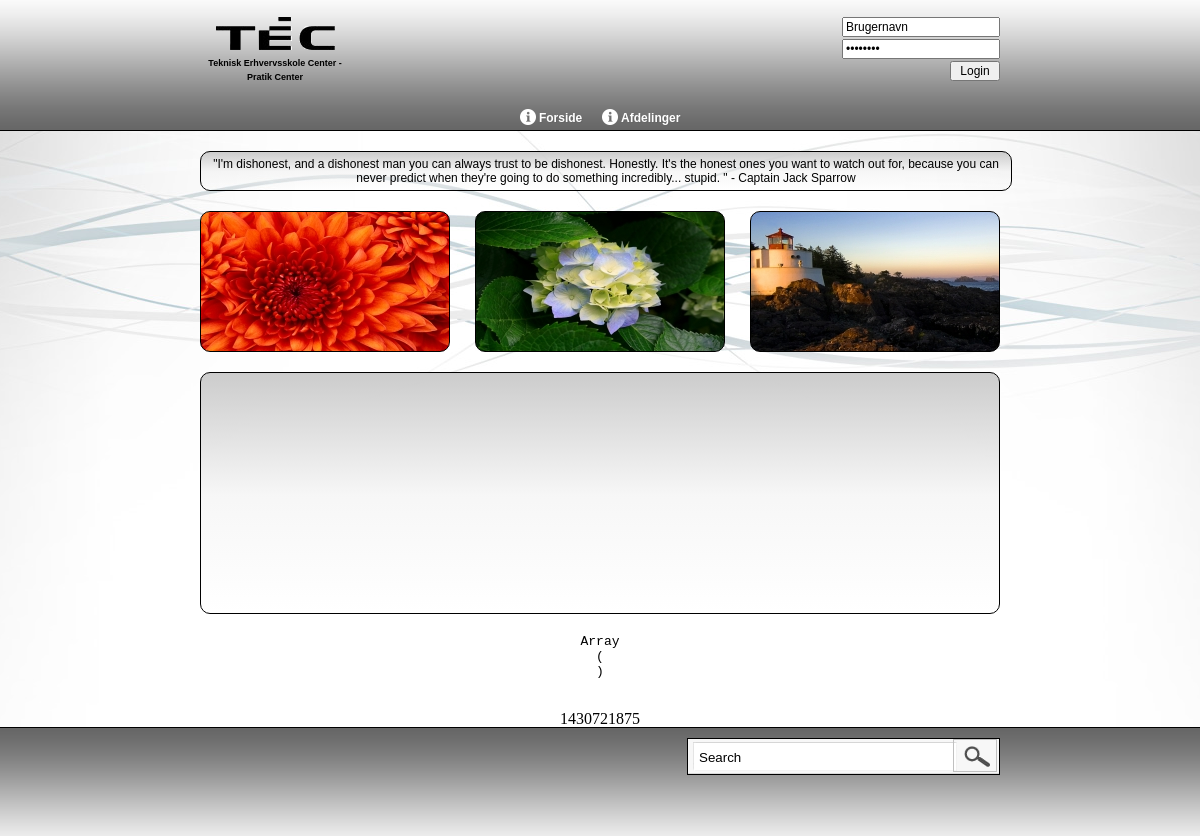
The app's page /Site/index.php?page=test sub&subpage=kage with its own data.
### tables this page shows
CREATE TABLE IF NOT EXISTS `main_menu_cat` (
  `id` int(11) NOT NULL,
  `menu_cat_name` varchar(255) NOT NULL,
  `sort_nr` int(11) NOT NULL,
  `icon` text
);

CREATE TABLE IF NOT EXISTS `quotes` (
  `id` int(11) NOT NULL,
  `quote` varchar(255) NOT NULL,
  `date` int(2) NOT NULL
);

CREATE TABLE IF NOT EXISTS `images` (
  `image_id` int(11) NOT NULL,
  `image_navn` varchar(255) NOT NULL,
  `image_small` text NOT NULL,
  `image_big` text NOT NULL,
  `image_date` int(11) NOT NULL,
  `fk_album_id` int(11) NOT NULL
);

### Site/include/navbox.php (the view, shortened to what this page needs)
<nav>
    <ul>
        <?php
            $nav_sql="SELECT * FROM main_menu_cat" ;
            $nav_result= mysqli_query($db_conn, $nav_sql) or die (mysqli_error($db_conn));
            while ($nav_row= mysqli_fetch_assoc($nav_result))
            {
                $nav_cat_id=$nav_row['id'];
                if($nav_row['icon']==NULL)
                {
                    $nav_image='<img src="img/icons/003w.png" />';
                }
                else
                {
                    $nav_image="<img src='".$nav_row['icon']."' />";
                } ?>
                <li>
                    <?php echo $nav_image.' '; echo $nav_row['menu_cat_name']; ?>
                    <?php
                    $sub_nav_sql = "select * from main_menu_subcat Where fk_menu_cat_id = '$nav_cat_id'";
                    $sub_nav_resut = mysqli_query($db_conn, $sub_nav_sql) or die (mysql_error());
                    while($page_row = mysqli_fetch_assoc($sub_nav_resut))
                    {
                        $sub_cat_id=$page_row['id'];
                        if($page_row['icon']==NULL)
                        {
                            $nav_image='<img src="img/icons/003w.png" />';
                        }
                        else
                        {
                            $nav_image="<img src='".$page_row['icon']."' />";
                        } ?>
                                <?php
                                $sub_nav_sql = "select * from main_menu_subsubcat Where fk_menu_subcat_id = '$sub_cat_id'";
                                $sub_nav_resut = mysqli_query($db_conn, $sub_nav_sql) or die (mysql_error());
                                {?>
                        <?php   }
                    }?>
                </li>
<?php       }?>
    </ul>
</nav>

### Site/include/random_quote.php (shortened to what this page needs)
<div style="max-width:790px;">
<?php
	$month_day = date('j');
	$sql = "SELECT * FROM quotes WHERE date != '0'";
		$result = mysqli_query($db_conn,$sql) or die (mysqli_error($db_conn));
		$row = mysqli_fetch_assoc($result);
		$rows = mysqli_num_rows($result);
		$quote_date = $row['date'];
	if ($rows == '0')
	{
		$sql = "SELECT * FROM quotes ORDER BY RAND() LIMIT 1";
			$result = mysqli_query($db_conn,$sql) or die (mysqli_error($db_conn));
			$row = mysqli_fetch_assoc($result);
			$quote_id = $row['id'];
		echo $row['quote'];
		$sql = "UPDATE quotes SET date = '$month_day' WHERE id = '$quote_id'";
			mysqli_query($db_conn,$sql) or die (mysqli_error($db_conn));
	}
	else
	if ($quote_date == $month_day)
	{
		echo $row['quote'];
	}
?>
</div>

### Site/include/tre_random_pics.php (shortened to what this page needs)
      <?php
      	$counter_2 = 0;
	$random_image_sql = "SELECT * FROM images ORDER BY RAND() LIMIT 3";
	$random_image_result = mysqli_query($db_conn,$random_image_sql) or die (mysqli_error($db_conn));
	while ($random_image_row = mysqli_fetch_assoc($random_image_result))
	{
		if($counter_2 == 0)
		{
			$box_id = 'smalltextboxleft';
		}
		else if($counter_2 == 1)
		{
			$box_id = 'smalltextboxmid';
		}
		else if($counter_2 == 2)
		{
			$box_id = 'smalltextboxright';
		}
		?>
          <div style=" background:url(<?php echo $random_image_row['image_small']; ?>)" id="<?php echo $box_id; ?>"></div>
          <?php
	$counter_2 ++;
	}
?>

### Site/style.css (style rules this page uses)
html, body { background: #fff url(img/bg.png) center top repeat-x; height: 100%; position: relative; margin: 0; padding: 0 }
#smalltextboxleft { height: auto; min-height: 139px; width: 248px; border-radius: 10px; border: 1px solid #000; float: left }
#smalltextboxmid { height: auto; min-height: 139px; width: 248px; border-radius: 10px; border: 1px solid #000; float: left; margin-left: 25px; }
#smalltextboxright { height: auto; min-height: 139px; width: 248px; border-radius: 10px; border: 1px solid #000; float: right; }
img { max-width: 100%; height: auto; width: auto\9; }
html { overflow-y: scroll }

### Site/css/nav-style.css (style rules this page uses)
nav { font-family: Verdana, Geneva, sans-serif; font-size: 12px; line-height: normal; margin: 0px; padding: 0px; white-space: nowrap; text-align: center; font-weight: bold; text-shadow: 1px 1px #666; clear: both; float: left; width: 800px; margin-top: 3px; }
nav ul { margin: 0px; padding: 0px; border: 0px; list-style: none; position: relative; display: inline-table; }
nav ul li { color: #fff; }
nav ul img { width: 16px; height: 16px; vertical-align: text-bottom; }
nav ul:after { content: ""; clear: both; display: block; }
nav ul li { float: left; }
nav ul li { padding: 5px 10px; }

### records on screen
main_menu_cat: menu_cat_name "Forside"
main_menu_cat: menu_cat_name "Afdelinger"
quotes: quote "\"I'm dishonest, and a dishonest man you can always trust to be dishonest. Honestly. It's the honest ones you want to watch out for, because you can never predict when they're going to do something incredibly... stupid. \" - Captain Jack Sparrow"
images: image_small (picture)
images: image_small (picture)
images: image_small (picture)
